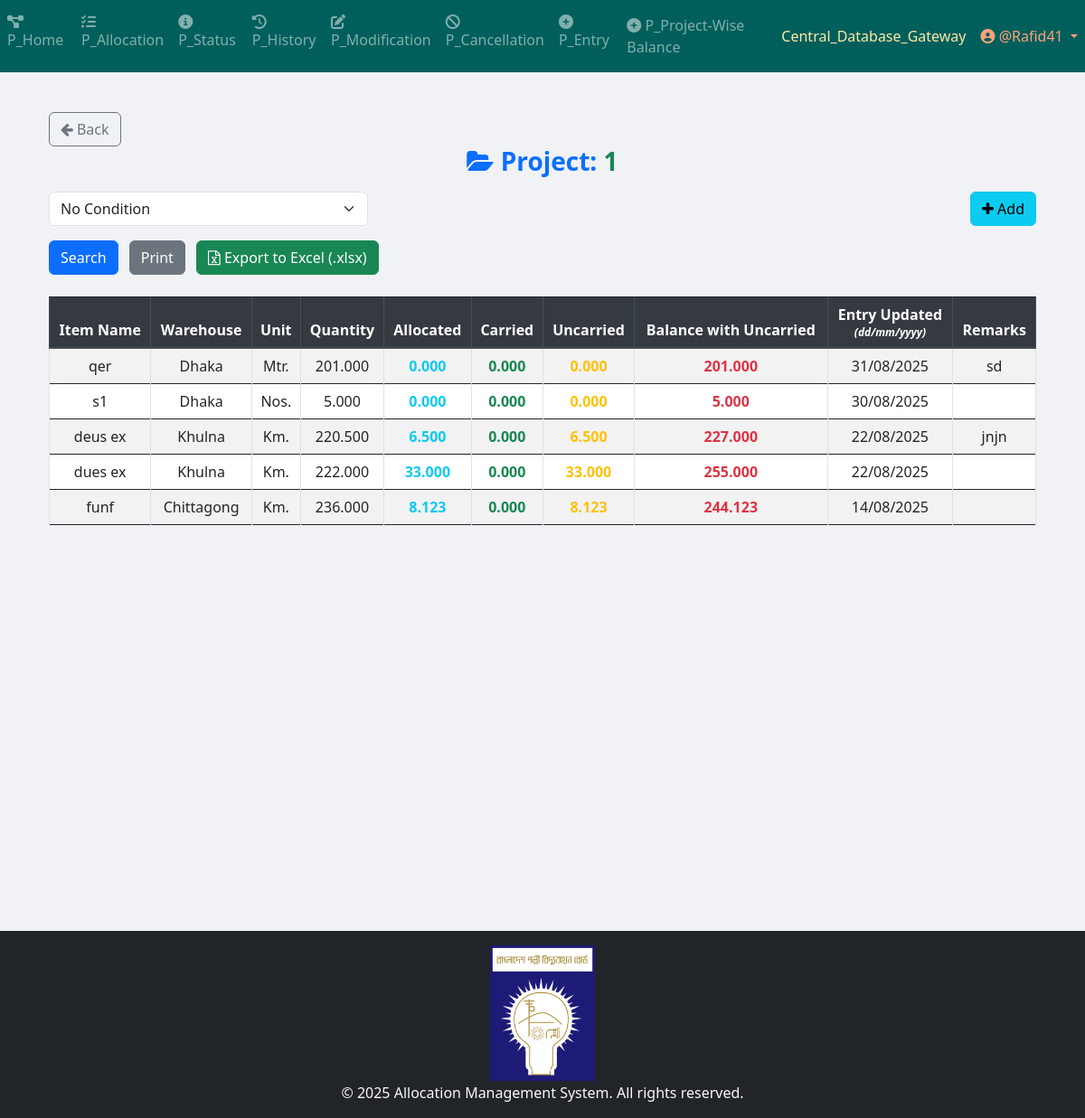
The page /project/project_wise_balance/project_details/1/ (signed in) on the database its author committed.
### Project_App_Entry/models.py (models this page shows, shortened)
class Project(models.Model):
    projectId = models.TextField(unique=True)

class Project_Item(models.Model):
    WAREHOUSE_CHOICES = [
        ("Dhaka", "Dhaka"),
        ("Khulna", "Khulna"),
        ("Chittagong", "Chittagong"),
    ]
    UNIT_CHOICES = [
        ("Nos.", "Nos."),
        ("Mtr.", "Mtr."),
        ("Km.", "Km."),
        ("Set.", "Set."),
        ("Pair.", "Pair."),
        ("Kg", "Kg"),
        ("Lot", "Lot"),
        ("Pcs", "Pcs"),
        ("Coil", "Coil"),
        ("Box", "Box"),
        ("Feet", "Feet"),
        ("Liter", "Liter"),
        ("m3", "m3"),
        ("m2", "m2"),
        ("Ream", "Ream"),
        ("Bundle", "Bundle"),
        ("Carton", "Carton"),
    ]
    name = models.CharField(max_length=255)
    description = models.TextField(blank=True, null=True)
    warehouse = models.CharField(
        max_length=50, choices=WAREHOUSE_CHOICES, default="Dhaka"
    )
    unit_of_item = models.CharField(
        max_length=100, choices=UNIT_CHOICES, default="Nos."
    )  # Updated field
    quantity_of_item = models.DecimalField(
        max_digits=20,
        decimal_places=3,
        default=0.00
    )
    project = models.ForeignKey(
        Project,
        on_delete=models.SET_NULL,
        related_name="project_of_item",
        null=True,
    )
    created_at = models.DateTimeField(default=timezone.now)
    comments = models.TextField(blank=True, null=True)
    remarks_for_projectWiseBalance = models.TextField(blank=True, null=True)

### Project_App_ProjectWiseBalance/views/project_details.py (the view, shortened to what this page needs)
# urls.py: path('project_details/<int:project_id>/', views.project_details, name="project_details"),
@login_required
def project_details(request, project_id):
    project = get_object_or_404(Project, id=project_id)
    items = Project_Item.objects.filter(project=project).order_by("-created_at")
    applied_filters = []
    for i in range(1, 6):  # Supports up to 5 filters
        filter_type = request.GET.get(f"filter_type_{i}")
        filter_value = request.GET.get(f"filter_value_{i}")
        date_status = request.GET.get(f"date_status_{i}")  # For date fields
        if filter_value:
            filter_value = filter_value.strip()
        if not filter_type or filter_type == "no_condition" or (not filter_value and filter_type != "entry_update_date"):
            continue
    item_data = []
    for item in items:
        allocated_sum = (
            Final_Allocation.objects.filter(project=project, item=item)
            .aggregate(total=Sum("quantity"))["total"]
            or 0
        )
        allocated_sum = Decimal(allocated_sum).quantize(Decimal("0.000"), rounding=ROUND_HALF_UP)
        carried_sum = (
            Project_History.objects.filter(
                project=str(project.projectId),
                item_primary_key=item.id,
            )
            .exclude(status="Cancelled")
            .exclude(remarks_status="Deleted")
            .filter(carry_from_warehouse__isnull=False)
            .annotate(carry_len=Length('carry_from_warehouse'))
            .filter(carry_len__gte=6)
            .aggregate(total=Sum("quantity"))["total"]
            or 0
        )
        carried_sum = Decimal(carried_sum).quantize(Decimal("0.000"), rounding=ROUND_HALF_UP)
        uncarried = Decimal(allocated_sum - carried_sum).quantize(Decimal("0.000"), rounding=ROUND_HALF_UP)
        balance_with_uncarried = Decimal(item.quantity_of_item + uncarried).quantize(Decimal("0.000"), rounding=ROUND_HALF_UP)
        remarks = item.remarks_for_projectWiseBalance or ""
        item_data.append({
            "name": item.name,
            "warehouse": item.warehouse,
            "unit": item.unit_of_item,
            "quantity": Decimal(item.quantity_of_item).quantize(Decimal("0.000"), rounding=ROUND_HALF_UP),
            "allocated": allocated_sum,
            "carried": carried_sum,
            "uncarried": uncarried,
            "balance": balance_with_uncarried,
            "created_at": item.created_at,
            "remarks": remarks,
            "id": item.id,
        })
    context = {
        "project": project,
        "item_data": item_data,
        "warehouse_choices_json": json.dumps(Project_Item.WAREHOUSE_CHOICES),
        "unit_choices_json": json.dumps(Project_Item.UNIT_CHOICES),
        "applied_filters_json": json.dumps(applied_filters),
    }
    return render(
        request,
        "Project_Templates/Project_App_ProjectWiseBalance/project_details.html",
        context,
    )

### App_Admin_Panel/templatetags/nav_CDB_links_loader.py (called while the page is built)
@register.simple_tag
def external_link_from_static(filename):
    subpath = filename
    if not subpath.startswith("links" + os.sep) and not subpath.startswith("links/"):
        subpath = os.path.join("links", filename)
    file_path = find(subpath)
    if not file_path:
        return ""
    try:
        with open(file_path, "r", encoding="utf-8") as f:
            return f.read().strip()
    except Exception:
        return ""

### templates/Project_Templates/Project_App_ProjectWiseBalance/project_details.html (shortened to what this page needs)
{% extends "base.html" %}
{% load static %}
{% block body_block %}
<div class="container mt-4">
    <a href="{% url 'Project_App_ProjectWiseBalance:project_list' %}" class="btn btn-outline-secondary back-btn">
        <i class="fa fa-arrow-left"></i> Back
    </a>
    <h3 class="mb-3 text-primary text-center">
        <i class="fa fa-folder-open"></i> <b>Project: <span class="text-success">{{ project.projectId }}</span></b>
    </h3>
    <form method="GET" class="mb-4" id="dynamicSearchForm">
        <div id="filterRowsContainer">
        </div>
        <div class="row mt-3">
            <div class="col-md-12">
                <button type="submit" class="btn btn-primary me-2">Search</button>
                <button type="button" class="btn btn-secondary me-2" onclick="printResults()">Print</button>
                <button type="button" class="btn btn-success" onclick="exportToExcel()">
                    <i class="fa fa-file-excel-o"></i> Export to Excel (.xlsx)
                </button>
            </div>
        </div>
    </form>
    <div id="printableDataTable" class="table-responsive" style="max-height: 600px; overflow-y: auto;">
        <table class="table table-bordered table-striped table-hover" id="projectDetailsTable">
            <thead class="thead-dark">
                <tr>
                    <th>Item Name</th>
                    <th>Warehouse</th>
                    <th>Unit</th>
                    <th>Quantity</th>
                    <th>Allocated</th>
                    <th>Carried</th>
                    <th>Uncarried</th>
                    <th>Balance with Uncarried</th>
                    <th>Entry Updated<br><span style="font-size: 0.75em; font-style: italic;">(dd/mm/yyyy)</span></th>
                    <th>Remarks</th>
                </tr>
            </thead>
            <tbody>
                {% for row in item_data %}
                <tr>
                    <td>{{ row.name }}</td>
                    <td>{{ row.warehouse }}</td>
                    <td>{{ row.unit }}</td>
                    <td>{{ row.quantity|floatformat:3 }}</td>
                    <td class="text-info font-weight-bold">{{ row.allocated|floatformat:3 }}</td>
                    <td class="text-success font-weight-bold">{{ row.carried|floatformat:3 }}</td>
                    <td class="text-warning font-weight-bold">{{ row.uncarried|floatformat:3 }}</td>
                    <td class="text-danger font-weight-bold">{{ row.balance|floatformat:3 }}</td>
                    <td>{{ row.created_at|date:"d/m/Y" }}</td>
                    <td class="remarks-cell position-relative">
                        <span id="remarks_display_{{ row.id }}" class="remarks-display">{{ row.remarks|default_if_none:"" }}</span>
                    </td>
                </tr>
                {% empty %}
                <tr>
                    <td colspan="10" class="text-center text-danger font-weight-bold">
                        No items found for this project.
                    </td>
                </tr>
                {% endfor %}
            </tbody>
        </table>
    </div>
</div>
{% endblock %}

### templates/partials/navbar.html (shortened to what this page needs)
{% load static %}
{% load nav_CDB_links_loader %}
{% external_link_from_static "Central_Database_Gateway.txt" as central_database_gateway_link %}
{% if request.path|slice:":9" == "/project/" %}
    <nav class="navbar navbar-expand-sm navbar-dark" style="background-color: #005F5B; color: #C4FFF9;">
        <div class="collapse navbar-collapse" id="navbarProject">
            <ul class="navbar-nav mr-auto">
                {% if user.is_authenticated %}
                                <li class="nav-item">
                                    <a class="nav-link" href="{% url 'Project_App_Home:project_home_page' %}">
                                        <i class="fas fa-project-diagram"></i> P_Home
                                    </a>
                                </li>                    {% if request.user.is_superuser or request.user.user_group.user_group_type == "Editor" %}
                    <li class="nav-item">
                        <a class="nav-link" href="{% url 'Project_App_Allocation:allocation_page' %}">
                            <i class="fas fa-tasks"></i> P_Allocation
                        </a>
                    </li>
                    {% endif %}
                    {% if request.user.is_superuser or request.user.user_group.user_group_type in "Editor View History and Status only" %}
                    <li class="nav-item">
                        <a class="nav-link" href="{% url 'Project_App_Status:status_page' %}">
                            <i class="fas fa-info-circle"></i> P_Status
                        </a>
                    </li>
                    {% endif %}
                    <li class="nav-item">
                        <a class="nav-link" href="{% url 'Project_App_History:history_page' %}">
                            <i class="fas fa-history"></i> P_History
                        </a>
                    </li>
                    {% if request.user.is_superuser or request.user.user_group.user_group_type == "Editor" %}
                    <li class="nav-item">
                        <a class="nav-link" href="{% url 'Project_App_Modification:modification_menu' %}">
                            <i class="fas fa-edit"></i> P_Modification
                        </a>
                    </li>
                    <li class="nav-item">
                        <a class="nav-link" href="{% url 'Project_App_Cancellation:cancellation' %}">
                            <i class="fas fa-ban"></i> P_Cancellation
                        </a>
                    </li>
                    <li class="nav-item">
                        <a class="nav-link" href="{% url 'Project_App_Entry:entry_page' %}">
                            <i class="fas fa-plus-circle"></i> P_Entry
                        </a>
                    </li>
                    <li class="nav-item">
                        <a class="nav-link" href="{% url 'Project_App_ProjectWiseBalance:project_list' %}">
                            <i class="fas fa-plus-circle"></i> P_Project-Wise Balance
                        </a>
                    </li>
                    {% endif %}
                {% endif %}
            </ul>
            <ul class="navbar-nav">
                {% if user.is_authenticated %}
                    {% if request.user.is_superuser or request.user.user_group.user_group_type == "Editor" %}
                        <li class="nav-item">
                            <a class="nav-link" style="color: #FFE9A8;" href="{{ central_database_gateway_link|default:'#' }}" target="_blank" rel="noopener noreferrer">Central_Database_Gateway</a>
                        </li>
                    {% endif %}
                    <li class="nav-item dropdown">
                        <a class="nav-link dropdown-toggle" style="color: #FFA07A;" href="#" id="userDropdown" role="button" data-toggle="dropdown">
                            <i class="fas fa-user-circle"></i> @{{ user.username }}
                        </a>
                    </li>
                {% else %}
                    <li class="nav-item {% if request.resolver_match.url_name == 'login' %}active{% endif %}">
                        <a class="nav-link" href="{% url 'App_Login:login' %}">
                            <i class="fas fa-sign-in-alt"></i> Login
                        </a>
                    </li>
                {% endif %}
            </ul>
        </div>
    </nav>
{% endif %}

### templates/Project_Templates/Project_App_ProjectWiseBalance/project_details.html (style rules this page uses)
.table { font-size: 16px; text-align: center; }
.remarks-cell { position: relative; }
.remarks-display { white-space: pre-wrap; }

### templates/partials/footer.html (style rules this page uses)
html, body { height: 100%; margin: 0; }

### rows shown on the page
Project: projectId "1"
Project_Item: name "qer", warehouse "Dhaka", unit "Mtr.", created_at "31/08/2025", remarks "sd"
Project_Item: name "s1", warehouse "Dhaka", unit "Nos.", created_at "30/08/2025"
Project_Item: name "deus ex", warehouse "Khulna", unit "Km.", created_at "22/08/2025", remarks "jnjn"
Project_Item: name "dues ex", warehouse "Khulna", unit "Km.", created_at "22/08/2025"
Project_Item: name "funf", warehouse "Chittagong", unit "Km.", created_at "14/08/2025"

### other values the page prints
{{ user.username }} "Rafid41"
{{ row.quantity|floatformat:3 }} "201.000" "5.000" "220.500" "222.000" "236.000"
{{ row.allocated|floatformat:3 }} "0.000" "0.000" "6.500" "33.000" "8.123"
{{ row.carried|floatformat:3 }} "0.000" "0.000" "0.000" "0.000" "0.000"
{{ row.uncarried|floatformat:3 }} "0.000" "0.000" "6.500" "33.000" "8.123"
{{ row.balance|floatformat:3 }} "201.000" "5.000" "227.000" "255.000" "244.123"
